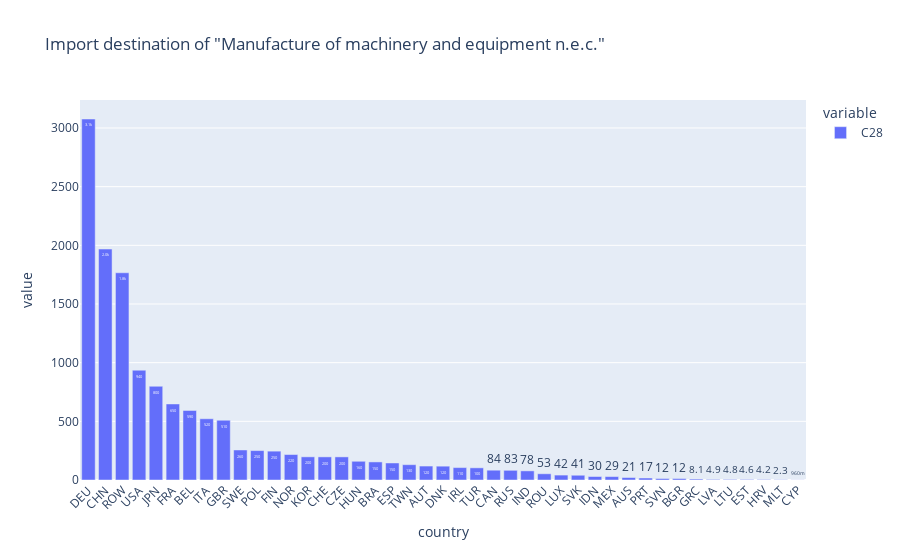

Source (notebook cell):
### Code cell
fig6 = px.bar(a['C28'].sort_values(ascending=False),text_auto='.2s',
title='Import destination of "Manufacture of machinery and equipment n.e.c."')
fig6.update_traces(textfont_size=12, textangle=0, cliponaxis=False)
fig6.update_layout(xaxis_tickangle=-45)
fig6.show()

### Figure 1 — Plotly figure (JSON) as saved in the notebook; plotly's stock layout.template omitted (floating-point values rounded to 4 significant figures)
{"data": [{"alignmentgroup": "True", "cliponaxis": false, "hovertemplate": "variable=C28<br>country=%{x}<br>value=%{y}<extra></extra>", "legendgroup": "C28", "marker": {"color": "#636efa", "pattern": {"shape": ""}}, "name": "C28", "offsetgroup": "C28", "orientation": "v", "showlegend": true, "textangle": 0, "textfont": {"size": 12}, "textposition": "auto", "texttemplate": "%{y:.2s}", "type": "bar", "x": ["DEU", "CHN", "ROW", "USA", "JPN", "FRA", "BEL", "ITA", "GBR", "SWE", "POL", "FIN", "NOR", "KOR", "CHE", "CZE", "HUN", "BRA", "ESP", "TWN", "AUT", "DNK", "IRL", "TUR", "CAN", "RUS", "IND", "ROU", "LUX", "SVK", "IDN", "MEX", "AUS", "PRT", "SVN", "BGR", "GRC", "LVA", "LTU", "EST", "HRV", "MLT", "CYP"], "xaxis": "x", "y": [3077.0, 1969.0, 1766.0, 935.8, 798.8, 648.1, 592.8, 522.0, 509.3, 256.0, 250.7, 245.9, 217.0, 197.3, 197.1, 197.0, 159.6, 154.0, 145.0, 130.6, 118.9, 117.9, 105.9, 103.7, 83.65, 82.54, 77.8, 52.97, 41.91, 40.55, 29.77, 29.07, 21.03, 16.9, 12.46, 12.34, 8.115, 4.943, 4.753, 4.629, 4.179, 2.257, 0.9637], "yaxis": "y"}], "layout": {"barmode": "relative", "legend": {"title": {"text": "variable"}, "tracegroupgap": 0}, "title": {"text": "Import destination of \"Manufacture of machinery and equipment n.e.c.\""}, "xaxis": {"anchor": "y", "domain": [0, 1], "tickangle": -45, "title": {"text": "country"}}, "yaxis": {"anchor": "x", "domain": [0, 1], "title": {"text": "value"}}}}
